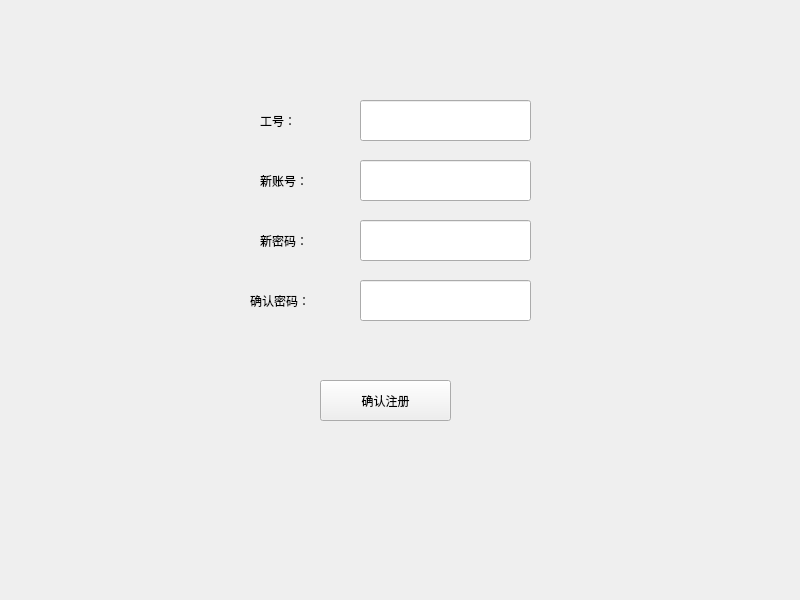
<?xml version="1.0" encoding="UTF-8"?>
<ui version="4.0">
 <class>init_id</class>
 <widget class="QWidget" name="init_id">
  <property name="geometry">
   <rect>
    <x>0</x>
    <y>0</y>
    <width>800</width>
    <height>600</height>
   </rect>
  </property>
  <property name="windowTitle">
   <string>Form</string>
  </property>
  <widget class="QLineEdit" name="lineEdit">
   <property name="geometry">
    <rect>
     <x>360</x>
     <y>100</y>
     <width>171</width>
     <height>41</height>
    </rect>
   </property>
  </widget>
  <widget class="QLabel" name="label">
   <property name="geometry">
    <rect>
     <x>260</x>
     <y>100</y>
     <width>91</width>
     <height>41</height>
    </rect>
   </property>
   <property name="text">
    <string>工号：</string>
   </property>
  </widget>
  <widget class="QLineEdit" name="lineEdit_2">
   <property name="geometry">
    <rect>
     <x>360</x>
     <y>160</y>
     <width>171</width>
     <height>41</height>
    </rect>
   </property>
  </widget>
  <widget class="QLabel" name="label_2">
   <property name="geometry">
    <rect>
     <x>260</x>
     <y>160</y>
     <width>91</width>
     <height>41</height>
    </rect>
   </property>
   <property name="text">
    <string>新账号：</string>
   </property>
  </widget>
  <widget class="QLineEdit" name="lineEdit_3">
   <property name="geometry">
    <rect>
     <x>360</x>
     <y>220</y>
     <width>171</width>
     <height>41</height>
    </rect>
   </property>
  </widget>
  <widget class="QLabel" name="label_3">
   <property name="geometry">
    <rect>
     <x>260</x>
     <y>220</y>
     <width>101</width>
     <height>41</height>
    </rect>
   </property>
   <property name="text">
    <string>新密码：</string>
   </property>
  </widget>
  <widget class="QLineEdit" name="lineEdit_4">
   <property name="geometry">
    <rect>
     <x>360</x>
     <y>280</y>
     <width>171</width>
     <height>41</height>
    </rect>
   </property>
  </widget>
  <widget class="QLabel" name="label_4">
   <property name="geometry">
    <rect>
     <x>250</x>
     <y>280</y>
     <width>111</width>
     <height>41</height>
    </rect>
   </property>
   <property name="text">
    <string>确认密码：</string>
   </property>
  </widget>
  <widget class="QPushButton" name="pushButton">
   <property name="geometry">
    <rect>
     <x>320</x>
     <y>380</y>
     <width>131</width>
     <height>41</height>
    </rect>
   </property>
   <property name="text">
    <string>确认注册</string>
   </property>
  </widget>
 </widget>
 <resources/>
 <connections/>
</ui>
